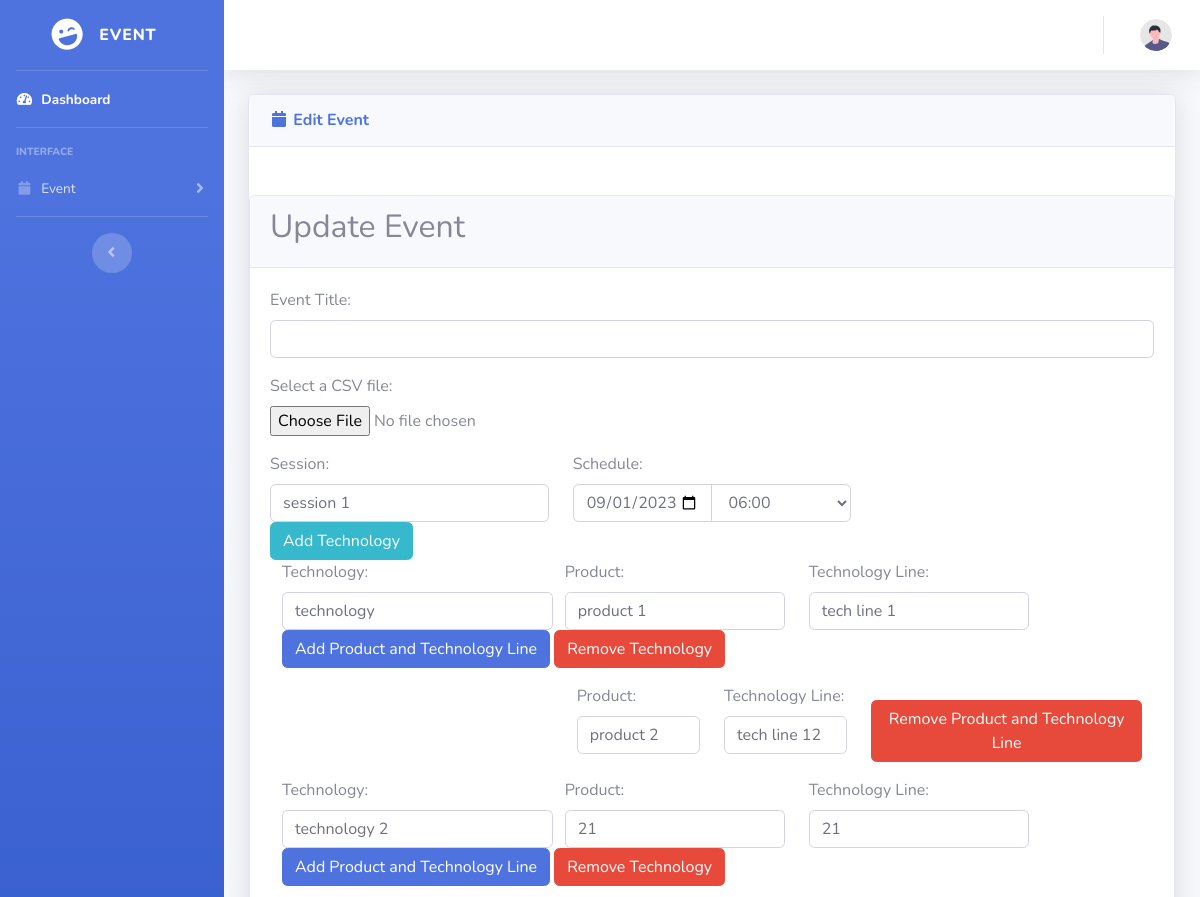
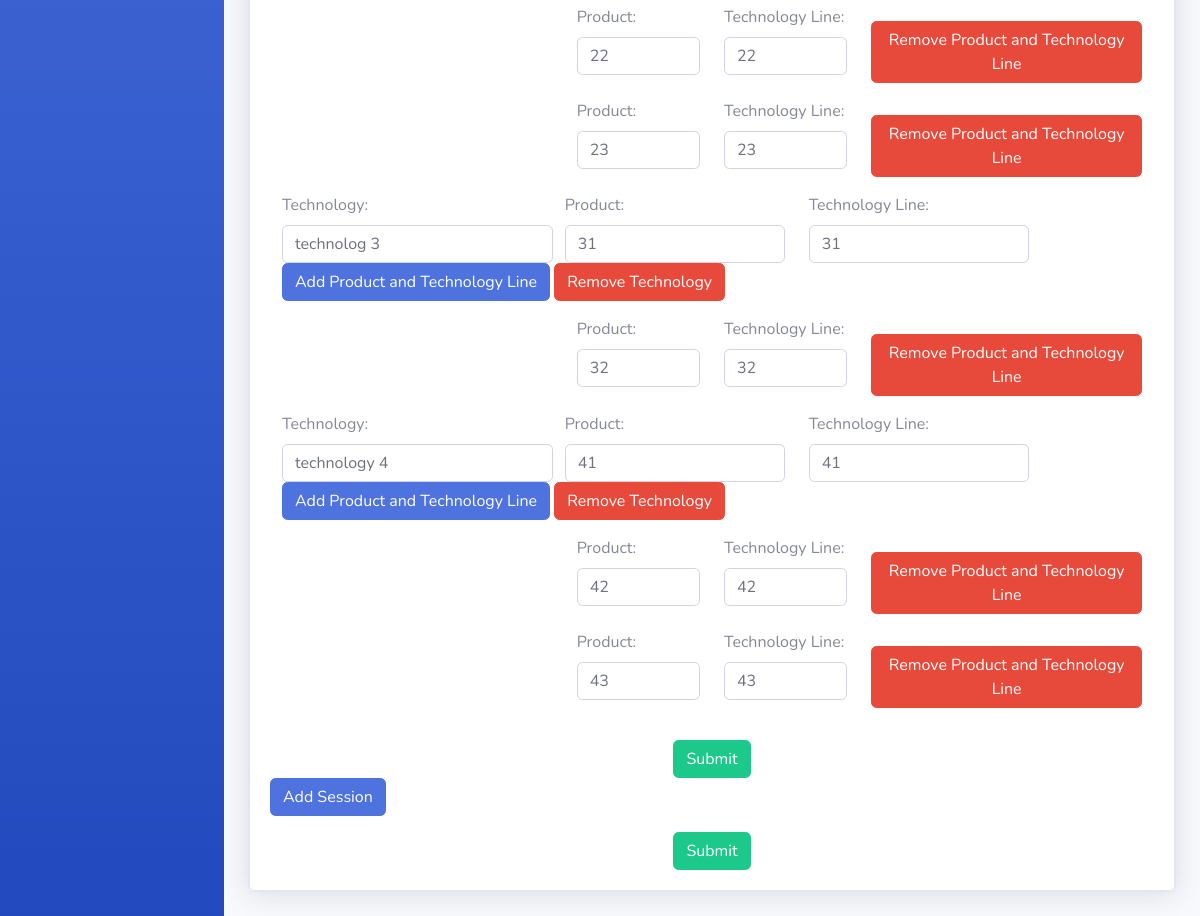
Screenshot of /event-edit1.php?eventID=1 (signed in) with the database file from the repository (2 pictures, top to bottom).
### tables this page shows
CREATE TABLE `event_sessions` (
  `session_id` int(11) NOT NULL,
  `event_id` int(11) NOT NULL,
  `session_title` varchar(255) NOT NULL,
  `date1` varchar(10) NOT NULL,
  `time1` varchar(10) NOT NULL,
  `time2` varchar(255) NOT NULL
);

CREATE TABLE `product_technology_lines` (
  `product_id` int(11) NOT NULL,
  `event_id` int(11) NOT NULL,
  `session_id` int(11) NOT NULL,
  `technology_id` int(11) NOT NULL,
  `product_name` varchar(255) NOT NULL,
  `technology_line` varchar(255) NOT NULL
);

CREATE TABLE `technologies` (
  `technology_id` int(11) NOT NULL,
  `event_id` int(11) NOT NULL,
  `session_id` int(11) NOT NULL,
  `technology_name` varchar(255) NOT NULL
);

### event-edit1.php (the view, shortened to what this page needs)
<?php
$event_id = $_GET['eventID'];
$connection = openConnection();
function getProductAndTechnologyLines($connection, $technologyId) {
    $query = "SELECT * FROM product_technology_lines WHERE technology_id = '$technologyId'";
    $result = mysqli_query($connection, $query);
    $productTechLines = array();
    if ($result) {
        while ($row = mysqli_fetch_assoc($result)) {
            $productTechLines[] = $row;
        }
    }
    return $productTechLines;
}
function getEventSessions($event_id) {
    $connection = openConnection();
    $sessionSql = "SELECT * FROM event_sessions WHERE event_id = '$event_id'";
    $result = mysqli_query($connection, $sessionSql);
    $sessions = array();
    if ($result) {
        while ($row = mysqli_fetch_assoc($result)) {
            $sessions[] = $row;
        }
    }
    return $sessions;
}
function getSessionTechnologies($connection, $sessionId) {
    $technologySql = "SELECT * FROM technologies WHERE session_id = '$sessionId'";
    $result = mysqli_query($connection, $technologySql);
    $technologies = array();
    if ($result) {
        while ($row = mysqli_fetch_assoc($result)) {
            $technologies[] = $row;
        }
    }
    return $technologies;
}
?>
<!DOCTYPE html>
<html lang="en">
<head>
    <?php include 'link.php'; ?>
</head>
<body id="page-top">
    <div id="wrapper">
        <?php include 'sidebar.php'; ?>
        <div id="content-wrapper" class="d-flex flex-column">
            <div id="content">
                <?php include 'topbar.php'; ?>
                <div class="container-fluid">
                    <div class="card shadow mb-4">
                        <div class="card-header py-3">
                            <h6 class="m-0 font-weight-bold text-primary"><i class="fas fa-fw fa-calendar"></i> Edit Event
                            </h6>
                        </div>
                        <div class="card mt-5">
                            <div class="card-header">
                                <h2>Update Event</h2>
                            </div>
                            <div class="card-body">
                                <form id="eventForm" method="POST" enctype="multipart/form-data" action="insert_event1.php">
                                    <div class="form-group">
                                        <label for="eventTitle">Event Title:</label>
                                        <input type="text" id="eventTitle" name="eventTitle" class="form-control" required="">
                                    </div>
                                    <div class="form-group">
                                        <label for="csvFile">Select a CSV file:</label>
                                        <input type="file" class="form-control-file" name="csvFile" id="csvFile" accept=".csv">
                                    </div>
                                     <div id="sessionContainer">
                                        <?php
                                            $sessions = getEventSessions($event_id);
                                            if ($sessions) {
                                                $sessionIndexCounter = 0;
                                                foreach ($sessions as $session) { ?>
                                                    <div class="session">
                                                        <div class="row">
                                                            <div class="col-md-4">
                                                                <label for="session-<?php echo $sessionIndexCounter; ?>">Session:</label>
                                                                <input type="text" id="session-<?php echo $sessionIndexCounter; ?>" class="form-control" name="session[]" required value="<?php echo $session['session_title']; ?>">
                                                            </div>
                                                            <div class="col-md-4">
                                                                <label for="schedule-0">Schedule:</label>
                                                                <div class="input-group">
                                                                    <input type="date" id="schedule-<?php echo $sessionIndexCounter; ?>" class="form-control date-input" name="date[]" required value="<?php echo $session['date1']; ?>">
                                                                    <select class="form-control time-select" name="time[]" required="">
                                                                        <option value="<?php echo $session['time1']; ?>"><?php echo $session['time1']; ?></option>
                                                                    </select>
                                                                </div>
                                                            </div>
                                                            <div class="col-md-12" id="techContainer-<?php echo $sessionIndexCounter; ?>">
                                                                <button type="button" class="btn btn-info" onclick="addTechnology(<?php echo $sessionIndexCounter; ?>)">Add Technology</button>
                                                                <?php
                                                                    $technologies = getSessionTechnologies($connection, $session['session_id']);
                                                                        if ($technologies) {
                                                                            $techIndexCounter = 0;
                                                                            foreach ($technologies as $technology) {
                                                                                $lineIndexCounter = 0;
                                                                                $techLines = getProductAndTechnologyLines($connection, $technology['technology_id']);
                                                                                if ($techLines) {
                                                                                    foreach ($techLines as $key => $value) {
                                                                                        echo '<div class="col-md-12" id="techContainer-'.$sessionIndexCounter.'-'. $techIndexCounter. '">';
                                                                                        if ($lineIndexCounter == 0) { ?>
                                                                                            <div class="form-group">
                                                                                                <div class="row">
                                                                                                    <div class="col-md-4">
                                                                                                        <label>Technology:</label>
                                                                                                        <input type="text" class="form-control" name="technology[<?php echo $sessionIndexCounter; ?>][]" value="<?php echo $technology['technology_name'] ?>">
                                                                                                    </div>
                                                                                                    <div class="row">
                                                                                                        <div class="col-md-6">
                                                                                                            <label>Product:</label>
                                                                                                            <input type="text" class="form-control" name="product[<?php echo $sessionIndexCounter; ?>][<?php echo $techIndexCounter; ?>][]"  data-session-index="<?php echo $sessionIndexCounter; ?>" data-tech-index="<?php echo $techIndexCounter; ?>" data-line-index="<?php echo $lineIndexCounter; ?>" value="<?php echo $value['product_name']; ?>">
                                                                                                        </div>
                                                                                                        <div class="col-md-6">
                                                                                                            <label>Technology Line:</label>
                                                                                                            <input type="text" class="form-control" name="technologyLine[<?php echo $sessionIndexCounter; ?>][<?php echo $techIndexCounter; ?>][]"  data-session-index="<?php echo $sessionIndexCounter; ?>" data-tech-index="<?php echo $techIndexCounter; ?>" data-line-index="<?php echo $lineIndexCounter; ?>" value="<?php echo $value['technology_line']; ?>">
                                                                                                        </div>
                                                                                                    </div>
                                                                                                    <div class="col-md-8">
                                                                                                            <button type="button" class="btn btn-primary" onclick="addProductAndLine(<?php echo $sessionIndexCounter; ?>, <?php echo $techIndexCounter; ?>)">Add Product and Technology Line</button>
                                                                                                            <button type="button" class="btn btn-danger" data-remove-index="<?php echo $lineIndexCounter; ?>" onclick="removeTechnology(<?php echo $sessionIndexCounter; ?>, <?php echo $techIndexCounter; ?>)">Remove Technology</button>
                                                                                                        </div>
                                                                                                </div>
                                                                                            </div>
                                                                                <?php
                                                                                    }
                                                                                    else{ ?>
                                                                                        <div class="form-group">
                                                                                            <div class="row">
                                                                                                <div class="col-md-4"></div>
                                                                                                <div class="col-md-2">
                                                                                                    <label>Product:</label>
                                                                                                    <input type="text" class="form-control" name="product[<?php echo $sessionIndexCounter; ?>][<?php echo $techIndexCounter; ?>][]" data-session-index="<?php echo $sessionIndexCounter; ?>" data-tech-index="<?php echo $techIndexCounter; ?>" data-line-index="<?php echo $lineIndexCounter; ?>" value="<?php echo $value['product_name']; ?>">
                                                                                                </div><div class="col-md-2">
                                                                                                    <label>Technology Line:</label>
                                                                                                    <input type="text" class="form-control" name="technologyLine[<?php echo $sessionIndexCounter; ?>][<?php echo $techIndexCounter; ?>][]" data-session-index="<?php echo $sessionIndexCounter; ?>" data-tech-index="<?php echo $techIndexCounter; ?>" data-line-index="<?php echo $lineIndexCounter; ?>" value="<?php echo $value['technology_line']; ?>">
                                                                                                </div><div class="col-md-4">
                                                                                                    <button type="button" style="margin-top: 6%;" class="btn btn-danger" data-remove-index="<?php echo $lineIndexCounter; ?>" onclick="removeProductAndLine(<?php echo $sessionIndexCounter; ?>, <?php echo $techIndexCounter; ?>, <?php echo $lineIndexCounter; ?>)">Remove Product and Technology Line</button>
                                                                                                </div>
                                                                                            </div>
                                                                                        </div>
                                                                                    <?php
                                                                                    }
                                                                                    $lineIndexCounter++;
                                                                                echo '</div>';
                                                                                }
                                                                                ?>
                                                                            <?php
                                                                            $techIndexCounter++;
                                                                            }
                                                                        }
                                                                    }
                                                                ?>
                                                            </div>
                                                        </div>
                                                    </div>
                                                <?php
                                                $sessionIndexCounter++;
                                                }
                                            }
                                        ?>
                                <div class="text-center mt-3">
                                    <button type="submit" form="eventForm" class="btn btn-success">Submit</button>
                                </div>
                            </form>
                            </div>
                            <button type="button" class="btn btn-primary" id="addSessionBtn" onclick="addSession()">Add Session</button>
                            <div class="text-center mt-3">
                                <button type="submit" form="eventForm" class="btn btn-success">Submit</button>
                            </div>
                        </div>
                    </div>
                </div>
            </div>
        </div>
    </div>
</body>
</html>

### rows the page displays
event_sessions: session_title "session 1", date1 "09/01/2023", time1 "06:00"
product_technology_lines: technology.technology_name "technology", product_name "product 1", technology_line "tech line 1"
product_technology_lines: product_name "product 2", technology_line "tech line 12"
product_technology_lines: technology.technology_name "technology 2", product_name "21", technology_line "21"
product_technology_lines: product_name "22", technology_line "22"
product_technology_lines: product_name "23", technology_line "23"
product_technology_lines: technology.technology_name "technolog 3", product_name "31", technology_line "31"
product_technology_lines: product_name "32", technology_line "32"
product_technology_lines: technology.technology_name "technology 4", product_name "41", technology_line "41"
product_technology_lines: product_name "42", technology_line "42"
product_technology_lines: product_name "43", technology_line "43"
